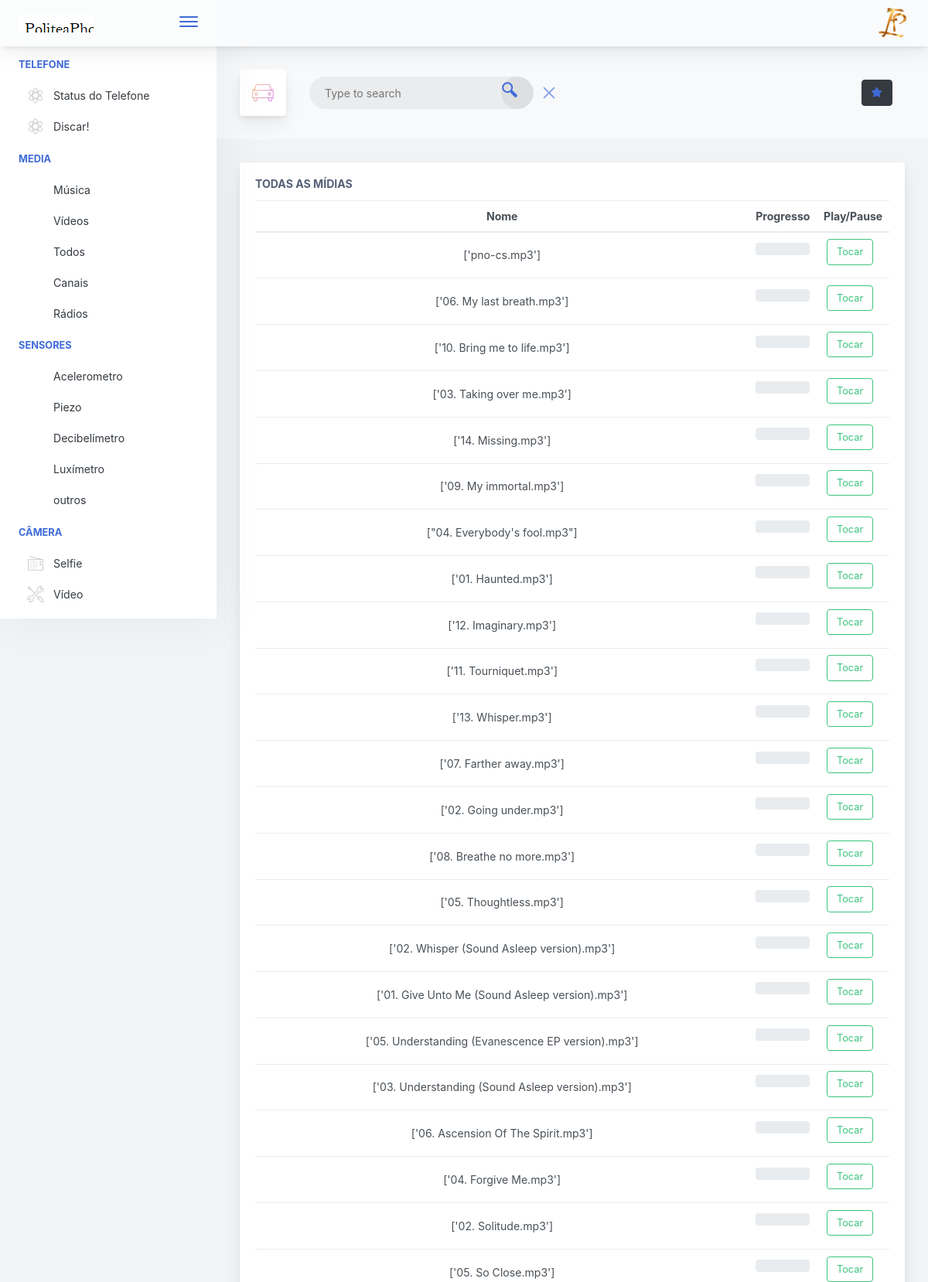
Page /list (upper part) on the committed database.
### mediacenter/models.py (models this page shows)
class MediaPlay(models.Model):
    fileName = models.CharField(max_length = 500)
    media_type = models.IntegerField(choices=TYPE_CHOICES,default=3)
    def __str__(self):
        return self.fileName.split('/')[-1:].__str__()

### mediacenter/views.py (the view)
# urls.py: path('list', views.list_media,name='mediacenter-list'),
def list_media(request):
    all_media = MediaPlay.objects.all()
    context = {
        'media_list':all_media,
        'allmedia_amount':all_media.count(),
        'video_amount':all_media.filter(media_type = 1).count(),
        'music_amount':all_media.filter(media_type = 2).count()
        }
    return render(request,'mediacenter/list_media.html',context)

### mediacenter/templates/mediacenter/list_media.html (shortened to what this page needs)
{% extends "landpage/base.html" %}
{% load staticfiles %}
{% block content %}
<div class="app-main__outer">
    <div class="app-main__inner">
        <div class="app-page-title">
	        <div class="page-title-wrapper">
	            <div class="page-title-heading">
	                <div class="page-title-icon">
	                    <i class="pe-7s-car icon-gradient bg-mean-fruit">
	                    </i>
	                </div>
					<div class="search-wrapper active">
	                    <div class="input-holder">
	                        <input type="text" class="search-input" placeholder="Type to search" id="search"  onkeyup="myFunction()">
	                        <div class="search-icon"><span></span></div>
	                    </div>
	                    <button class="close"></button>
	                </div>
	            </div>
				<div class="page-title-actions">
	                <button type="button" data-toggle="tooltip" title="" data-placement="bottom" class="btn-shadow mr-3 btn btn-dark" data-original-title="Recarregar os dados">
						<a href="{% url 'reload-files' %}">
	                    	<i class="fa fa-star"></i>
						</a>
	                </button>
	            </div>
			</div>
		</div>
        <div class="row">
            <div class="col-lg-12">
                <div class="main-card mb-3 card">
				<form class='my-ajax-form' method='POST' action='.' >
                    <div class="card-body"><h5 class="card-title">Todas as mídias</h5>
                        <table class="mb-0 table" id="table">
                            <thead>
                            <tr>
                                <th class="text-center">Nome</th>
								<th class="text-center">Progresso</th>
                                <th class="text-center">Play/Pause</th>
                            </tr>
                            </thead>
                            <tbody>
                                {% for media in media_list %}
	                            <tr>
	                                <td class="text-center">
										{{media}}
	                                </td>
									<td class="text-center">
	                                <div class="mb-3 progress">
                                    </div>
	                                </td>
	                                <td class="text-center">
										<p class="mb-2 mr-2 btn-transition btn btn-outline-success" id="music{{media.id}}" onclick="playButton({{media.id}})" data-url="{% url 'play-media' %}">Tocar</p>
                                    </td>
	                            </tr>
	                            {% endfor %}
                            </tbody>
                        </table>
                    </div>
				</form>
                </div>
            </div>
        </div>
    </div>
{% endblock %}

### landpage/templates/landpage/base.html (shortened to what this page needs)
<!doctype html>
<html lang="en">
{%load staticfiles %}
<head>
<link href="{% static '/main.css'%}" rel="stylesheet"></head>
<body>
    <div class="app-container app-theme-white body-tabs-shadow fixed-sidebar fixed-header">
        <div class="app-header header-shadow">
            <div class="app-header__logo">
                <div class="logo-src"></div>
                <div class="header__pane ml-auto">
                    <div>
                        <button type="button" class="hamburger close-sidebar-btn hamburger--elastic" data-class="closed-sidebar">
                            <span class="hamburger-box">
                                <span class="hamburger-inner"></span>
                            </span>
                        </button>
                    </div>
                </div>
            </div>
			<div class="app-header__content">
                <div class="app-header-right">
                    <div class="header-btn-lg pr-0">
                        <div class="widget-content p-0">
                            <div class="widget-content-wrapper">
                                <div class="widget-content-left">
                                    <div class="btn-group">
                                        <a data-toggle="dropdown" aria-haspopup="true" aria-expanded="false" class="p-0 btn">
                                            <img width="42" class="rounded-circle" src="{% static '/assets/images/little-E.png' %}" alt="">
                                        </a>
                                    </div>
                                </div>
                            </div>
                        </div>
                    </div>
                </div>
            </div>
        </div>
       <div class="app-main">
                <div class="app-sidebar sidebar-shadow">
                    <div class="scrollbar-sidebar">
                        <div class="app-sidebar__inner">
                            <ul class="vertical-nav-menu">
                                <li class="app-sidebar__heading">Telefone</li>
                                <li>
                                    <a href="#">
                                        <i class="metismenu-icon pe-7s-science"></i>
                                        Status do Telefone
                                    </a>
                                    <a href="{% url 'dialphone-dial' %}">
                                        <i class="metismenu-icon pe-7s-science"></i>
                                        Discar!
                                    </a>
                                </li>
                                <li class="app-sidebar__heading">Media</li>
	                                <li>
	                                    <a href="{% url 'mediacenter-music' %}">
	                                        <i class="metismenu-icon">
	                                        </i>Música
	                                    </a>
	                                    <a href="{% url 'mediacenter-videos' %}">
	                                        <i class="metismenu-icon">
	                                        </i>Vídeos
	                                    </a>
	                                    <a href="{% url 'mediacenter-list' %}">
	                                        <i class="metismenu-icon">
	                                        </i>Todos
	                                    </a>
	                                    <a href="{% url 'mediacenter-channels' %}">
	                                        <i class="metismenu-icon">
	                                        </i>Canais
	                                    </a>
	                                    <a href="{% url 'mediacenter-radios' %}">
	                                        <i class="metismenu-icon">
	                                        </i>Rádios
	                                    </a>
	                        		</li>
                                <li class="app-sidebar__heading">Sensores</li>
	                                <li>
	                                    <a href="#">
	                                        <i class="metismenu-icon"></i>
	                                        Acelerometro
	                                    </a>
	                                    <a href="#">
	                                        <i class="metismenu-icon">
	                                        </i>Piezo
	                                    </a>
	                                    <a href="#">
	                                        <i class="metismenu-icon">
	                                        </i>Decibelímetro
	                                    </a>
	                                    <a href="#">
	                                        <i class="metismenu-icon">
	                                        </i>Luxímetro
	                                    </a>
	                                    <a href="#">
	                                        <i class="metismenu-icon">
	                                        </i>outros
	                                    </a>
	                        		</li>
                                <li class="app-sidebar__heading">Câmera</li>
                                <li>
                                    <a href="#">
                                        <i class="metismenu-icon pe-7s-radio"></i>
                                        Selfie
                                    </a>
                                     <a href="#">
                                        <i class="metismenu-icon pe-7s-tools"></i>
                                        Vídeo
                                    </a>
                                </li>
                            </ul>
                        </div>
                    </div>
                </div>
{% block content %}{% endblock %}
        </div>
    </div>
<script type="text/javascript" src="{% static '/js/jquery.min.js'%}"></script></body>
<script type="text/javascript" src="{% static '/assets/scripts/main.js'%}"></script></body>
</html>

### rows in the picture
MediaPlay: fileName "['pno-cs.mp3']"
MediaPlay: fileName "['06. My last breath.mp3']"
MediaPlay: fileName "['10. Bring me to life.mp3']"
MediaPlay: fileName "['03. Taking over me.mp3']"
MediaPlay: fileName "['14. Missing.mp3']"
MediaPlay: fileName "['09. My immortal.mp3']"
MediaPlay: fileName "[\"04. Everybody's fool.mp3\"]"
MediaPlay: fileName "['01. Haunted.mp3']"
MediaPlay: fileName "['12. Imaginary.mp3']"
MediaPlay: fileName "['11. Tourniquet.mp3']"
MediaPlay: fileName "['13. Whisper.mp3']"
MediaPlay: fileName "['07. Farther away.mp3']"
MediaPlay: fileName "['02. Going under.mp3']"
MediaPlay: fileName "['08. Breathe no more.mp3']"
MediaPlay: fileName "['05. Thoughtless.mp3']"
MediaPlay: fileName "['02. Whisper (Sound Asleep version).mp3']"
MediaPlay: fileName "['01. Give Unto Me (Sound Asleep version).mp3']"
MediaPlay: fileName "['05. Understanding (Evanescence EP version).mp3']"
MediaPlay: fileName "['03. Understanding (Sound Asleep version).mp3']"
MediaPlay: fileName "['06. Ascension Of The Spirit.mp3']"
MediaPlay: fileName "['04. Forgive Me.mp3']"
MediaPlay: fileName "['02. Solitude.mp3']"
MediaPlay: fileName "['05. So Close.mp3']"
